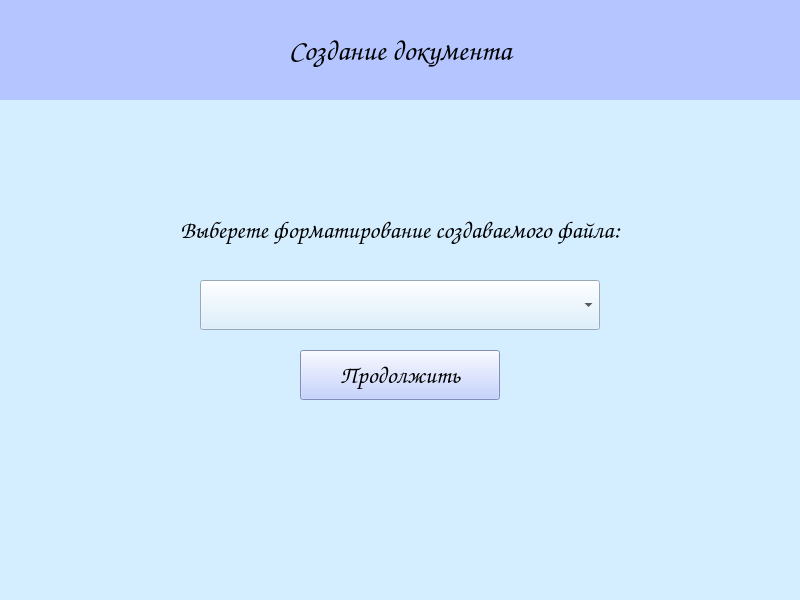
<?xml version="1.0" encoding="UTF-8"?>
<ui version="4.0">
 <class>inputFileFormattingWindow</class>
 <widget class="QMainWindow" name="inputFileFormattingWindow">
  <property name="windowModality">
   <enum>Qt::NonModal</enum>
  </property>
  <property name="geometry">
   <rect>
    <x>0</x>
    <y>0</y>
    <width>800</width>
    <height>600</height>
   </rect>
  </property>
  <property name="font">
   <font>
    <weight>50</weight>
    <bold>false</bold>
   </font>
  </property>
  <property name="windowTitle">
   <string>Experiment</string>
  </property>
  <property name="styleSheet">
   <string notr="true">background-color: rgb(212, 237, 255);</string>
  </property>
  <widget class="QWidget" name="centralwidget">
   <widget class="QLabel" name="label">
    <property name="geometry">
     <rect>
      <x>0</x>
      <y>0</y>
      <width>800</width>
      <height>100</height>
     </rect>
    </property>
    <property name="font">
     <font>
      <family>Comic Sans MS</family>
      <pointsize>22</pointsize>
      <weight>75</weight>
      <italic>false</italic>
      <bold>true</bold>
     </font>
    </property>
    <property name="layoutDirection">
     <enum>Qt::LeftToRight</enum>
    </property>
    <property name="autoFillBackground">
     <bool>false</bool>
    </property>
    <property name="styleSheet">
     <string notr="true">background-color: rgb(180, 197, 255);</string>
    </property>
    <property name="text">
     <string>Создание документа</string>
    </property>
    <property name="alignment">
     <set>Qt::AlignCenter</set>
    </property>
    <property name="wordWrap">
     <bool>false</bool>
    </property>
   </widget>
   <widget class="QPushButton" name="continueButton">
    <property name="geometry">
     <rect>
      <x>300</x>
      <y>350</y>
      <width>200</width>
      <height>50</height>
     </rect>
    </property>
    <property name="font">
     <font>
      <family>Comic Sans MS</family>
      <pointsize>18</pointsize>
      <weight>75</weight>
      <bold>true</bold>
     </font>
    </property>
    <property name="styleSheet">
     <string notr="true">background-color: rgb(180, 197, 255);</string>
    </property>
    <property name="text">
     <string>Продолжить</string>
    </property>
    <property name="default">
     <bool>false</bool>
    </property>
    <property name="flat">
     <bool>false</bool>
    </property>
   </widget>
   <widget class="QLabel" name="infoLabel">
    <property name="geometry">
     <rect>
      <x>0</x>
      <y>200</y>
      <width>800</width>
      <height>60</height>
     </rect>
    </property>
    <property name="font">
     <font>
      <family>Comic Sans MS</family>
      <pointsize>18</pointsize>
      <weight>50</weight>
      <italic>false</italic>
      <bold>false</bold>
     </font>
    </property>
    <property name="layoutDirection">
     <enum>Qt::LeftToRight</enum>
    </property>
    <property name="autoFillBackground">
     <bool>false</bool>
    </property>
    <property name="styleSheet">
     <string notr="true"/>
    </property>
    <property name="text">
     <string>Выберете форматирование создаваемого файла:</string>
    </property>
    <property name="alignment">
     <set>Qt::AlignCenter</set>
    </property>
    <property name="wordWrap">
     <bool>false</bool>
    </property>
    <property name="margin">
     <number>5</number>
    </property>
   </widget>
   <widget class="QComboBox" name="fileFormattingComboBox">
    <property name="geometry">
     <rect>
      <x>200</x>
      <y>280</y>
      <width>400</width>
      <height>50</height>
     </rect>
    </property>
    <property name="font">
     <font>
      <family>Comic Sans MS</family>
      <pointsize>14</pointsize>
     </font>
    </property>
   </widget>
  </widget>
 </widget>
 <resources/>
 <connections/>
</ui>
